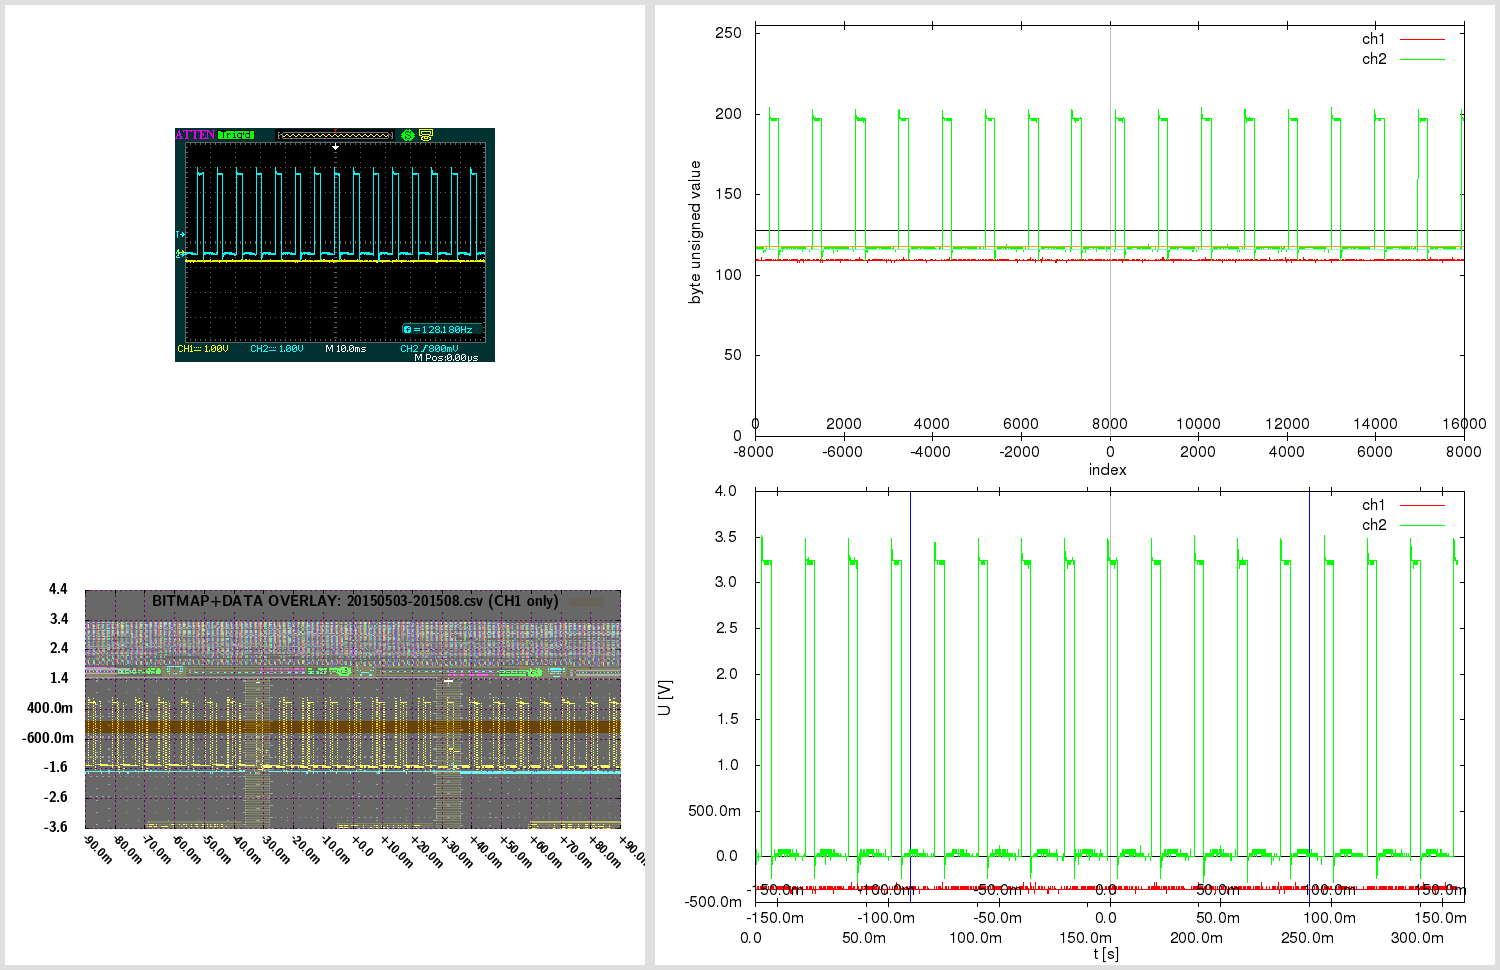

Reproduce this figure in gnuplot.

# 20150503-201508.gnuplot [generated by /home/warreee/attenload/adsparse-wave.pl]
# single gnuplot file, with two potentially independent scripts
# generates three plots: one based on integer, other based on real (SI) values
# and one bitmap overlay - and then montages them using ImageMagick

# attengrab .csv can just be centered (over t)
# -> the x=0 (t=0) will correspond to scope center
# (but .DAV/.CSV will also need extra sample alignment)

# in Linux, to see available fonts, do:
# fc-list --verbose | grep 'fullname:' | less
# the two fonts used here:
# LMSansDemiCond10-Regular or "Latin Modern Sans Demi Cond"; and Helvetica
# Helvetica doesn't even get reported on my system:
# $ fc-list --verbose | grep 'fullname:' | grep -i 'Helvetica\|Demi Cond'
#	fullname: "LM Sans Demi Cond 10 Regular"(s) "LMSansDemiCond10-Regular"(s)


print "Gnuplotting..."

## "master settings" (shared between both parts of script)

# line color - specified by linestyles
set style line 1 linetype 1 linecolor rgb "red"
set style line 2 linetype 1 linecolor rgb "green"
set style line 3 linetype 1 linecolor rgb "orange"
set style line 4 linetype 1 linecolor rgb "aquamarine"
set style line 5 linetype -1 linecolor rgb "black"
set style line 6 linetype -1 linecolor rgb "gray"
set style line 7 linetype 1 linecolor rgb "blue"


# VARIABLES ########### ########### ###########

fnbase="20150503-201508"
fn_bmp = fnbase . ".bmp"
fn_pngr = fnbase . "_r.png"
fn_pngi = fnbase . "_i.png"
fn_pngov = fnbase . "_ov.png"
fn_pngt = fnbase . "_tmp.png"
fn_pngo = fnbase . ".png"

# scope screen(shot) properties
tdiv = 0.01          # T/DIV (50e-9)
toffs = 0        # time offset (scope) (200e-9)
vdiv1 = 1        # V/DIV CH1 (500e-3)
vdiv2 = 1         # V/DIV CH2 (50e-3)
voffs1 = -0.4         # volt offset CH1 (-1.5)
voffs2 = -0.48       # volt offset CH2 (100e-3)
sampintp  = 2e-05    # (500e-12)
sampintf  = 1/sampintp
sratacqf  = 50000      # (250e6)
sratacqp  = 1/sratacqf
#osf = 1.0    # oversample factor (multiplies .CSV and .DAV time domain) # unused here
adsFactor = 1.28

# (edges of current capture and divisions)
scope_hdiv=18
scope_vdiv=8
# enforce floating point (see below)
scope_trange = scope_hdiv*tdiv*1.0    # (900e-9)
scope_left=toffs-(scope_trange/2)     # (-250e-9)
scope_right=toffs+(scope_trange/2)    # (650e-9)
scope_bottom=-voffs1-(scope_vdiv*vdiv1/2) # -500e-3
scope_top=-voffs1+(scope_vdiv*vdiv1/2)    # 3.5

totalch1Vspan=scope_vdiv*vdiv1
totalch2Vspan=scope_vdiv*vdiv2
ch1Vcoeff = adsFactor*totalch1Vspan/(2**8)
ch2Vcoeff = adsFactor*totalch2Vspan/(2**8)

voffs1int = voffs1/ch1Vcoeff  # -10
voffs2int = voffs2/ch2Vcoeff  # -12

acsv_fn = fnbase . '.csv' # '20130020-013902.csv' # from attenload tmp_wav
acsz=16000         # tmp_wav/.csv size (900)
fts=2e-05         # final timestep (sampling period)
# here scope_trange could be 18*1, with acsz 16000;
# if as integer, 18/16000 would be 0 - enforce floating point
# above enforcing scope_trange to float doesn't work,
# must again here:
tdivp = 1.0*scope_trange/acsz   # sampling rate, based on scope range and numsamples in tmp (1ns)
tdivf = 1/tdivp             # freq based on that sampling rate

# just in case - not needed usually:
triglevel=800e-3
trigholdoff=100e-9

toffsamp = toffs/fts		# 0
# time finetune offset - int (samples) (depends on range)
tfoi = -164


#### extract bitmap from .png, if .bmp not present
# was -crop 480x234+10+10; now -crop 480x234+95+128

cmdstr = 'if (! test -f "'.fn_bmp.'") ; then \
  echo -n "'.fn_bmp.' not found .. " ; \
  if [ -f "'.fn_pngo.'" ] ; then \
    echo -n "'.fn_pngo.' found - extracting" ; \
    convert -crop 480x234+95+128 "'.fn_pngo.'" "'.fn_bmp.'" ; \
  else \
    echo -n "'.fn_pngo.' not found - cannot extract" ; \
  fi ; \
else \
  echo -n "'.fn_bmp.' found - using that" ; \
fi; echo'

#print cmdstr
# note - since cmdstr above uses double quotes,
# must use single quotes for bash here!:
print system("bash -c '". cmdstr ."' 2>&1")


##################################
###### plot directly with unsigned byte data

set terminal png size 840,480
set termoption enhanced
set termoption font "Helvetica, 12"

set output fn_pngi
set datafile separator ","

# set axis label
set xlabel "index" offset 0.0,0.8
set ylabel "byte unsigned value" offset 1.0,0.0


# horizontal line as functions
zeroline(x)=128
ch1offs(x)=128+voffs1int # (-10)
ch2offs(x)=128+voffs2int # (-12)

# vertical line - headless arrow
# "y" scope axis in middle:
ymI = acsz/2
set arrow from ymI,0 to ymI,255 nohead ls 5
# time offset:
toI = ymI - toffs/fts
set arrow from toI,0 to toI,255 nohead ls 6


# must use multiplot here, to have two x-axes
# and thus, must set lmargin, so both graphs match

set size 1.0,0.9      # 0.1/2 = 0.05
set bmargin 0
set lmargin 10
set yrange [0:255] # 8-bit


set multiplot

set origin 0,0.1
set xrange [0:acsz]
set xtics in
set xtics offset 0,graph 0.08
plot \
  zeroline(x) with lines notitle ls 5,\
  acsv_fn using 1:2 with lines title "ch1" ls 1, \
  "" using 1:3 with lines title "ch2" ls 2, \
  ch1offs(x) with lines notitle ls 3, \
  ch2offs(x) with lines notitle ls 4

unset arrow # if big offset, line from prev. can 'leak' in next at diff place, so reset

set origin 0,0.1
set xtics out
set xtics offset 0,graph 0.02
set xrange [-acsz/2:acsz/2-1]
#set xtics nomirror 500
set noytics
set noylabel
unset xlabel # set xlabel ""
set border 1
plot 0 notitle

set nomultiplot


### reset previous settings
#unset border # no work for default
set border    # Draw default borders:
set ytics
unset yrange


##################################
###### plot with converted real SI units

# reset # resets set style line!

set terminal png size 840,480
set termoption enhanced
set termoption font "Helvetica, 12"

set output fn_pngr
set datafile separator ","

# set axis label
set xlabel "t [s]" offset 0.0,0.1
set ylabel "U [V]" offset 1.0,0.0

# axis tics format
set format y "%.1s%c"
set format x "%.1s%c"


# horizontal line as functions
zerolineR(x)=0
# don't show real offsets; they could be way off depending on V/DIV
#ch1offsR(x)=0+(-0.4)
#ch2offsR(x)=0+(-0.48)

# "y" scope axis in middle (the +1 added to ymI so it snaps at 0):
ymR=(ymI+1)*fts
set arrow from ymR,graph 0 to ymR,graph 1 nohead ls 5
# time offset:
toR=toI*fts
set arrow from toR,graph 0 to toR,graph 1 nohead ls 6
# indicate scope range here too
set arrow from scope_left+toR,graph 0 to scope_left+toR,graph 1 nohead ls 7
set arrow from scope_right+toR,graph 0 to scope_right+toR,graph 1 nohead ls 7


# must use multiplot here, to have two x-axes
# and thus, must set lmargin, so both graphs match

set size 1.0,0.9      # 0.1/2 = 0.05
set bmargin 0
set lmargin 10
set yrange [] writeback # since we don't set explicity, must save autorange
set autoscale y

set multiplot

set origin 0,0.13
set xrange [0:acsz*fts]
set xtics out
set xtics offset 0,graph -0.03
plot \
  zerolineR(x) with lines notitle ls 5,\
  acsv_fn using ($4+tfoi*fts):5 with lines title "ch1" ls 1, \
  "" using ($4+tfoi*fts):6 with lines title "ch2" ls 2

set yrange restore # this saves the found yrange after `plot`
unset arrow # if big offset, line from prev. can 'leak' in next at diff place, so reset

set origin 0,0.13
set xtics out
set xtics offset 0,graph 0.02
set xrange [(-acsz/2)*fts:(acsz/2-1)*fts]
set noytics
set noylabel
unset xlabel # set xlabel ""
set border 1
plot GPVAL_Y_MIN notitle

set origin 0,0.13
set xtics in
set xtics offset 0,graph 0.08
# wrong to put xrange [scope_left:scope_right] here;
# as [scope_left:scope_right] could be a snippet,
# and this graph shows entire capture!
# simply move the previous scale for toffset
toRR=(acsz/2.)*fts-toR
set xrange [(-acsz/2)*fts+toRR:(acsz/2-1)*fts+toRR]
set noytics
set noylabel
unset xlabel # set xlabel ""
set border 1
plot GPVAL_Y_MIN notitle

set nomultiplot


##################################
###### plot with bitmap and data overlay

# here 840,480 remains as output png size,
# even if not set explicitly; also, make
# the height smaller - so can have gravity North in montage

set terminal png truecolor size 640,305 # size 840,480
set termoption enhanced
myfont="LMSansDemiCond10-Regular"   # LMSansDemiCond10-Regular or "Latin Modern Sans Demi Cond"
# cannot do concatenation direct in termoption line, so in separate string
myfontb="".myfont.", 12"
set termoption font myfontb

set output fn_pngov
set datafile separator ","


set autoscale
unset xtics
unset ytics
unset border
unset arrow # delete all arrows
unset object # (hopefully) delete objects?

set xrange [scope_left:scope_right]
xticstep=(scope_right-scope_left)/scope_hdiv
set xtics in scope_left,xticstep,scope_right scale 1
set yrange [scope_bottom:scope_top]
yticstep=(scope_top-scope_bottom)/scope_vdiv
set ytics in scope_bottom,yticstep,scope_top scale 1
set grid xtics ytics back linecolor rgb "magenta"
# right is only gnuplot 4.6 - without it ok w/ 4.4
#set xtics rotate by -45 offset 2.5,-1.50 right format "%+.1s%c" font myfont.',10'
set xtics rotate by -45 offset 0.0,0.0 format "%+.1s%c" font myfont.',10'
set key noenhanced

# dimensions of scope screenshot bitmap
bmp_w=480
bmp_h=234

# alpha bmp transparency [0:255]
bmp_alpha = 150
# boxes fillstyle transparent solid 0.10
box_transp = (1.-(acsz/16384.))*0.9 + 0.10

# plot string for data in transparent bitmap:
plot1au = "(($0-acsz/2.+tfoi)*fts+toffs):($5)"

# bmp_w=480 bmp_h=234 ; inside 451x201+15+14
# on plot: scope_left:scope_right and scope_bottom:scope_top!
# (so toffset is built in!)

bdx = scope_trange/(451.0-1)  # [s/pixel] /451: 1.99557e-09 vs 2.000e-9 manually
bdy = totalch1Vspan/(201.0-1) # [V/pixel] /201: 0.0199005 vs 0.02005 manually
bofx = -((scope_trange/2.0)-toffs+(15.0+0)*bdx) #-15.0*bdx # -2.8e-7
bofy = -((totalch1Vspan/2.0)+voffs1+(14.0+5)*bdy) #-14.0*bdy # -0.88

# seems `boxes fillstyle transparent solid 0.40` makes some seethroughs
# or something with bmp alpha overlay; but even without, all the same?
# because the red + blue (somehow inverted) creates a gray.. better green or orange

_plot_str = "zerolineR(x) with lines notitle ls 1,\
acsv_fn \
  using ".plot1au." with boxes fillstyle transparent solid box_transp noborder linestyle 3\
  title 'BITMAP+DATA OVERLAY: '.acsv_fn.' (CH1 only)',\
fn_bmp \
  binary array=(bmp_w,bmp_h) skip=54 format='%uchar' \
  dx=bdx dy=bdy origin=(bofx,bofy) \
  using 1:2:3:(bmp_alpha) \
  with rgbalpha t ''"

# seems actual plot in screenshot bitmap (480 × 234)
#  is at: 451x201+15+14; aspect ratio 201/451 = 0.445676
set size ratio 0.445676

eval("plot " . _plot_str)




##################################
###### montage commands

# used to be in attengrab; now here
# call ImageMagick montage via system
# and montage in `gnuplot` (easier to separate)

print "Montaging images..."
# this works in ImageMagick 6.6.2-6, but not in 6.5.7-8
#      '.fn_pngov.' -gravity Center -extent x480  \#
# must spec -extent 640x480 for 6.5

cmdstr = 'montage \
  <(montage \
    <(convert \
      '.fn_bmp.' -gravity Center -crop 640x480-10+0! -flatten  \
      bmp:-) \
    <(convert \
      '.fn_pngov.' -gravity Center -extent 640x480  \
      bmp:-) \
  -tile 1x -geometry +0+0  \
  bmp:-) \
  <(montage \
    '.fn_pngi.' \
    '.fn_pngr.' \
  -tile 1x -geometry +0+0  \
  bmp:-) \
-geometry +0+0 -border 5 \
'.fn_pngo

print cmdstr
print system('bash -c "'. cmdstr .'" 2>&1')

print "Deleting temp files ..."

delcmd = "rm"

# leave the bitmap for now
# actually, let attengrab handle it - since
# it may need to be re-taken!
# #cmdstr = delcmd ." ". fn_bmp
# #print cmdstr . "  " . system(cmdstr . " 2>&1")

cmdstr = delcmd ." ". fn_pngr
print cmdstr . "  " . system(cmdstr . " 2>&1")

cmdstr = delcmd ." ". fn_pngi
print cmdstr . "  " . system(cmdstr . " 2>&1")

cmdstr = delcmd ." ". fn_pngov
print cmdstr . "  " . system(cmdstr . " 2>&1")




# note:
# set terminal png size 840,480 # size defaults to 640x480 px
# set terminal pdf size 10,3 # size defaults to 5x3 in
# enhanced text: set termoption enhanced

# vertical line - headless arrow
# need ymin and ymax; gnuplot gives them only after plot -
# - and even then they do not correspond to end ticks
# - and even then, cannot get the arrow to show, after the second `plot`
# .. nor can I edit it anyhow; it must run before the first `plot`
# so instead of that, position y coordinates relative to graph (0 to 1)
#set arrow 1 from graph 0.5,0 to graph 0.5,1 nohead ls 5

# in multiplot, yrange should be after the size command
# note: xrange could be 2250 or 450
# so leave it to autoscale here? will be accurate since it's integer index...
# now set explicitly by script # below in multiplot

# axis tics format
# for engineering notation - 'help format specifiers':
# "A 'scientific' power is one such that the exponent is a multiple of three."

# print "Montaging images..."

# "The 'tile' size is then set to the largest dimentions
# of all the resized images, and the size actually specified."
# "by removing the 'size' component, non of the images will
# be resized, and the 'tile' size will be set to the largest
# dimensions of all the images given"
# not so simple: http://unix.stackexchange.com/questions/4046/
# can be done in one command with bash subprocess pipes (bash only)
# was: .fn_bmp.' -gravity NorthWest ; fn_pngov.' -gravity North
# can pad with -gravity Center -extent 640x480;
# but also with crop! -flatten - there have offset too!
# -geometry +2+2 can also mess up the last -border 5 !

# bmp scale worked for:
# bmp_w=480 bmp_h=234 ; inside 451x201+15+14
# tdiv = 5e-08,  toffs = 2e-07,  vdiv1 = 0.5,   voffs1 = -1.5,
# dx=2.000e-9 dy=0.02005 origin=(-2.8e-7,-0.88) for
# tspan = 18*tdiv = 18*5e-08 = 9e-07s
# vspan1 = 8*vdiv1 = 8*0.5 = 4V
# tspan/451 = 9e-07/451 = 1.99557e-09 s/pixel
# vspan1/201 = 4/201 = 0.0199005 V/pixel
# bdx=tspan/(451-1) = '9e-07/(451-1)' = 2e-09
# bdy=vspan1/(201-1) = '4/(201-1)' = 0.02
# 15*bdx = 15*2e-9 = 3e-08
# 14*bdy = 14*0.02 = 0.28
# 15*1.99557e-09 = 2.99335e-08
# 14*0.0199005 = 0.278607
